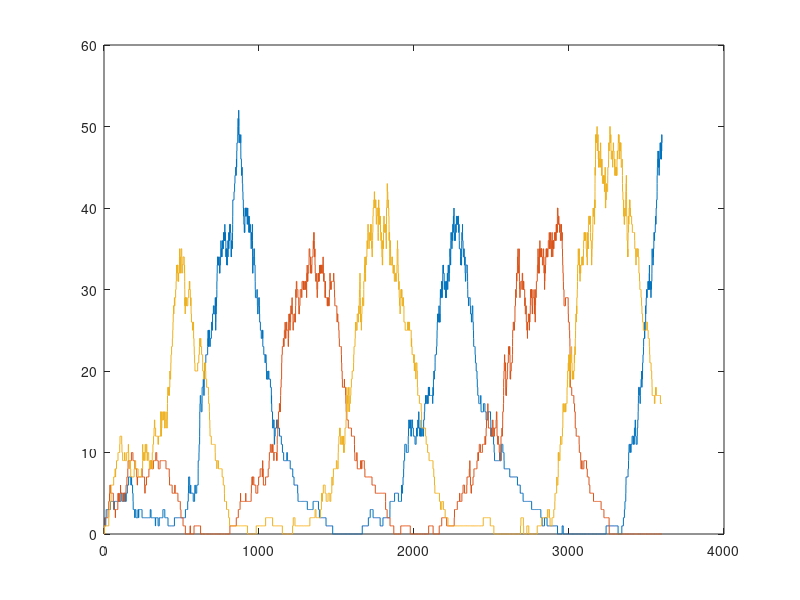
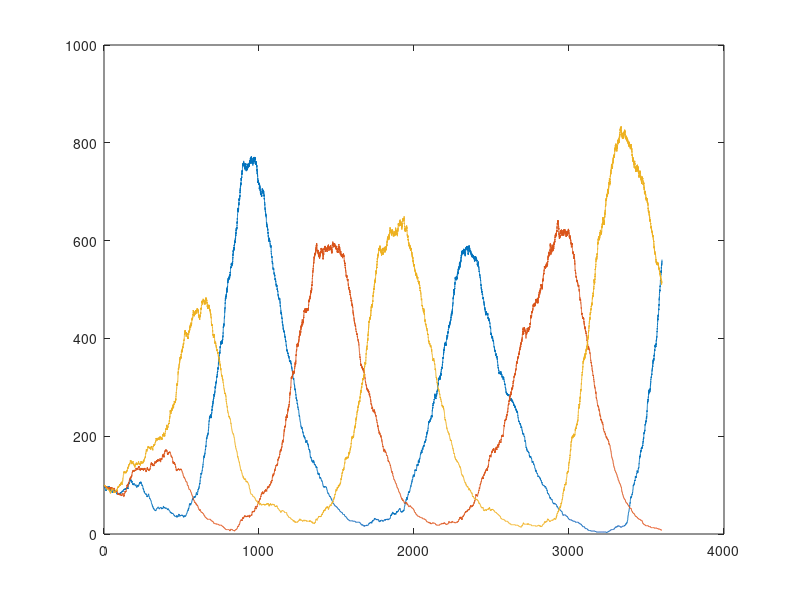

MATLAB code to generate these figures, in order:
clear all; clf; %We clear the workspace

tEnd = 60*60; %tEnd is the time at which the simulation stops
tStep = 0.001;

% Here we have to put the initial concentrations of the species
% Proteins concentrations
PlacI = 100;
PtetR = 100;
PcI = 100;

stoich =  [ 1 0 0 0 0 0;
            0 1 0 0 0 0;
            0 0 1 0 0 0;
            -1 0 0 0 0 0;
            0 -1 0 0 0 0;
            0 0 -1 0 0 0;
            0 0 0 1 0 0;
            0 0 0 0 1 0;
            0 0 0 0 0 1;
            0 0 0 -1 0 0;
            0 0 0 0 -1 0;
            0 0 0 0 0 -1;
];

% mRNAs concentrations
MlacI = 0;
MtetR = 0;
McI = 0;

% Denominations
species(1) = MlacI;
species(2) = MtetR;
species(3) = McI;
species(4) = PlacI;
species(5) = PtetR;
species(6) = PcI;



gammaM = 1/120;
gammaP = 1/600;
Km = 40;
alphaM = 0.5;
alphaP = 1/6;
leakiness = 5e-04;
n = 2; %hill coefficient

Species = species; %will contain the concentrations of the species over the time


t = 0; % t is the vector containing the times
while t(end) <= tEnd

    propMlacIProd = (alphaM)/(1 + (species(5) / Km)^n ) + leakiness;
    propMtetRProd = (alphaM)/(1 + (species(6) / Km)^n ) + leakiness;
    propMcIProd = (alphaM)/(1 + (species(4) / Km)^n ) + leakiness;
    propMlacIDest = gammaM*species(1);
    propMtetRDest = gammaM*species(2);
    propMcIDest = gammaM*species(3);

    propPlacIProd = alphaP*species(1);
    propPtetRProd = alphaP*species(2);
    propPcIProd = alphaP*species(3);
    propPlacIDest = gammaM*species(4);
    propPtetRDest = gammaM*species(5);
    propPcIDest = gammaM*species(6);

    props = [propMlacIProd propMtetRProd propMcIProd propMlacIDest propMtetRDest propMcIDest propPlacIProd propPtetRProd propPcIProd propPlacIDest propPtetRDest propPcIDest];

    propsum = cumsum(props);
    pickingVector = propsum/propsum(end);

    rand1 = rand();%rand for reaction

    selectedReact = find(pickingVector>rand1,1);

    species = species + stoich(selectedReact,:);


    Species(end+1,:) = species;





    rand2 = rand();% rand for time




    deltaT = - log(rand2)./sum(props);
    t(end+1) = t(end) + deltaT;

    disp(t(end));
end

figure(1)
plot(t,Species(:,1))
hold on;
plot(t,Species(:,2))
plot(t,Species(:,3))

figure(2)
plot(t,Species(:,4))
hold on;
plot(t,Species(:,5))
plot(t,Species(:,6))
